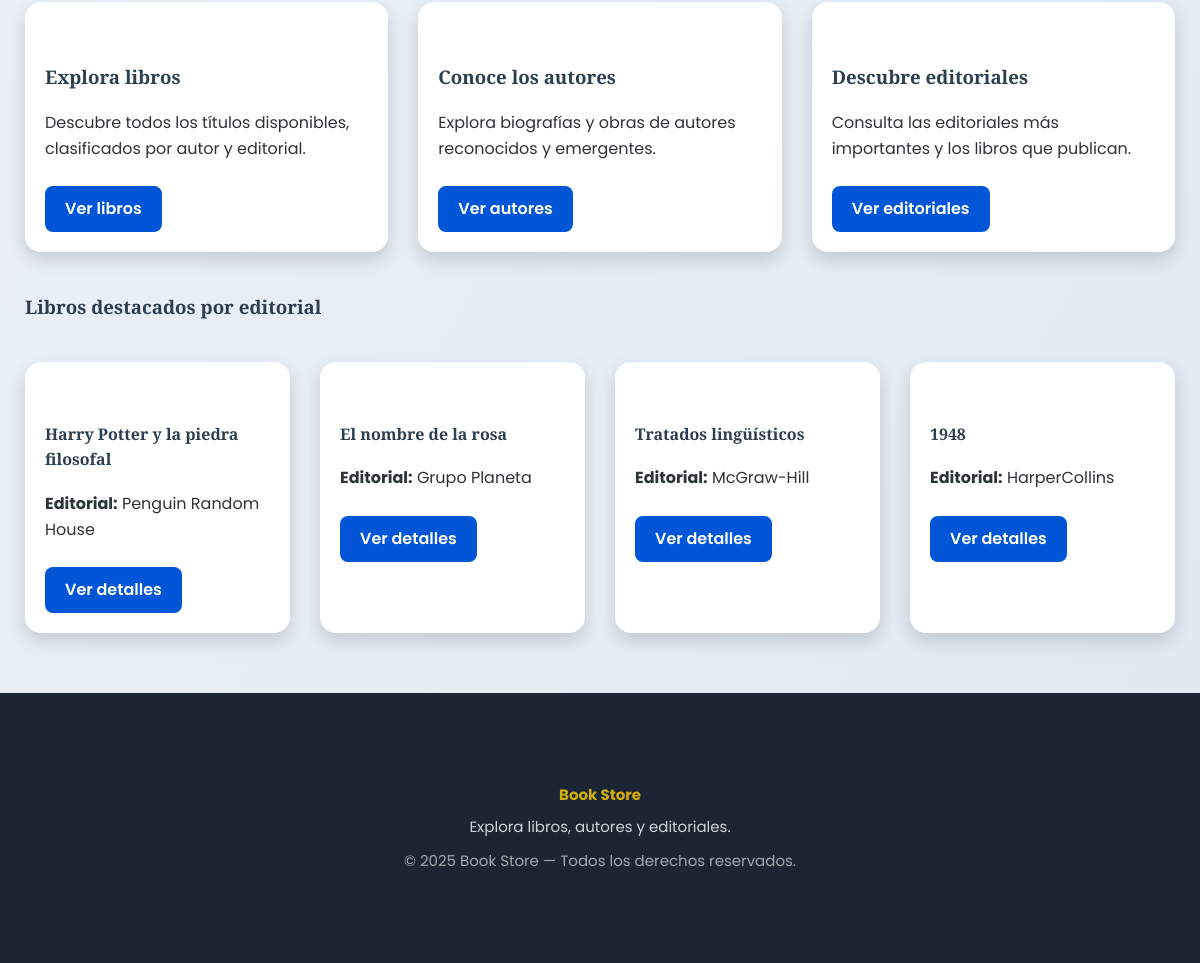
Before: /es/ (lower part) with the older database file.
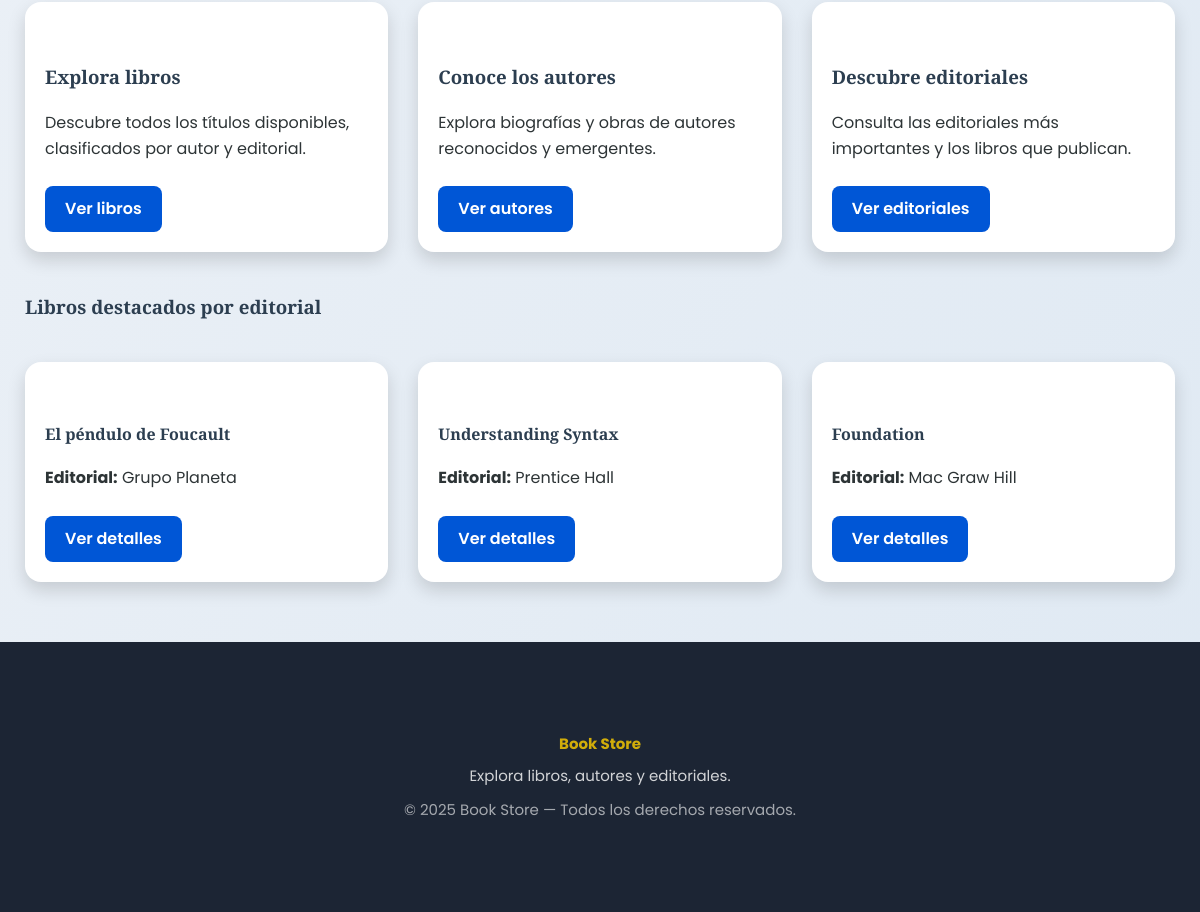
After: the same page with the newer database file.
### app/models.py (models this page shows, shortened)
class Editorial(models.Model):
    name = models.CharField(max_length=200)
    description = models.TextField(blank=True, null=True)

class Book(models.Model):
    title = models.CharField(max_length=200)
    publication_year = models.IntegerField(null=True, blank=True)
    editorial = models.ForeignKey(Editorial, on_delete=models.CASCADE, related_name='books')
    authors = models.ManyToManyField(Author)

### app/views.py (the view)
# urls.py: path('', views.IndexView.as_view(), name='index'),
class IndexView(TemplateView):
    template_name = "bookstore/index.html"
    def get_context_data(self, **kwargs):
        context = super().get_context_data(**kwargs)
        editorials = Editorial.objects.all()
        featured_books = {}
        for editorial in editorials:
            latest_book = (
                Book.objects
                .filter(editorial=editorial)
                .order_by('-publication_year')
                .first()
            )
            if latest_book:
                featured_books[editorial] = latest_book
        context["featured_books"] = featured_books
        return context

### app/templates/bookstore/index.html (shortened to what this page needs)
{% extends 'bookstore/base.html' %}
{% load static %}
{% load i18n %}
{% block content %}
<section class="card-list">
    <div class="card">
        <h3>{% trans "Explora libros" %}</h3>
        <p>{% trans "Descubre todos los títulos disponibles, clasificados por autor y editorial." %}</p>
        <a href="{% url 'book_list' %}" class="btn">{% trans "Ver libros" %}</a>
    </div>
    <div class="card">
        <h3>{% trans "Conoce los autores" %}</h3>
        <p>{% trans "Explora biografías y obras de autores reconocidos y emergentes." %}</p>
        <a href="{% url 'author_list' %}" class="btn">{% trans "Ver autores" %}</a>
    </div>
    <div class="card">
        <h3>{% trans "Descubre editoriales" %}</h3>
        <p>{% trans "Consulta las editoriales más importantes y los libros que publican." %}</p>
        <a href="{% url 'editorial_list' %}" class="btn">{% trans "Ver editoriales" %}</a>
    </div>
</section>
<h3>{% trans "Libros destacados por editorial" %}</h3>
<div class="card-list">
    {% for editorial, book in featured_books.items %}
        <div class="card">
            <h4>{{ book.title }}</h4>
            <p><strong>{% trans "Editorial:" %}</strong> {{ editorial.name }}</p>
            <a href="{% url 'book_detail' book.pk %}" class="btn">{% trans "Ver detalles" %}</a>
        </div>
    {% empty %}
        <p>{% trans "No hay libros destacables aún." %}</p>
    {% endfor %}
</div>
{% endblock %}

Changed rows visible on the page:
removed Editorial: title "Harry Potter y la piedra filosofal", name "Penguin Random House"
removed Editorial: title "El nombre de la rosa", name "Grupo Planeta"
removed Editorial: title "Tratados lingüísticos", name "McGraw-Hill"
removed Editorial: title "1948", name "HarperCollins"
added Editorial: title "El péndulo de Foucault", name "Grupo Planeta"
added Editorial: title "Understanding Syntax", name "Prentice Hall"
now on this page (row edited): Editorial: title "Foundation", name "Mac Graw Hill"
